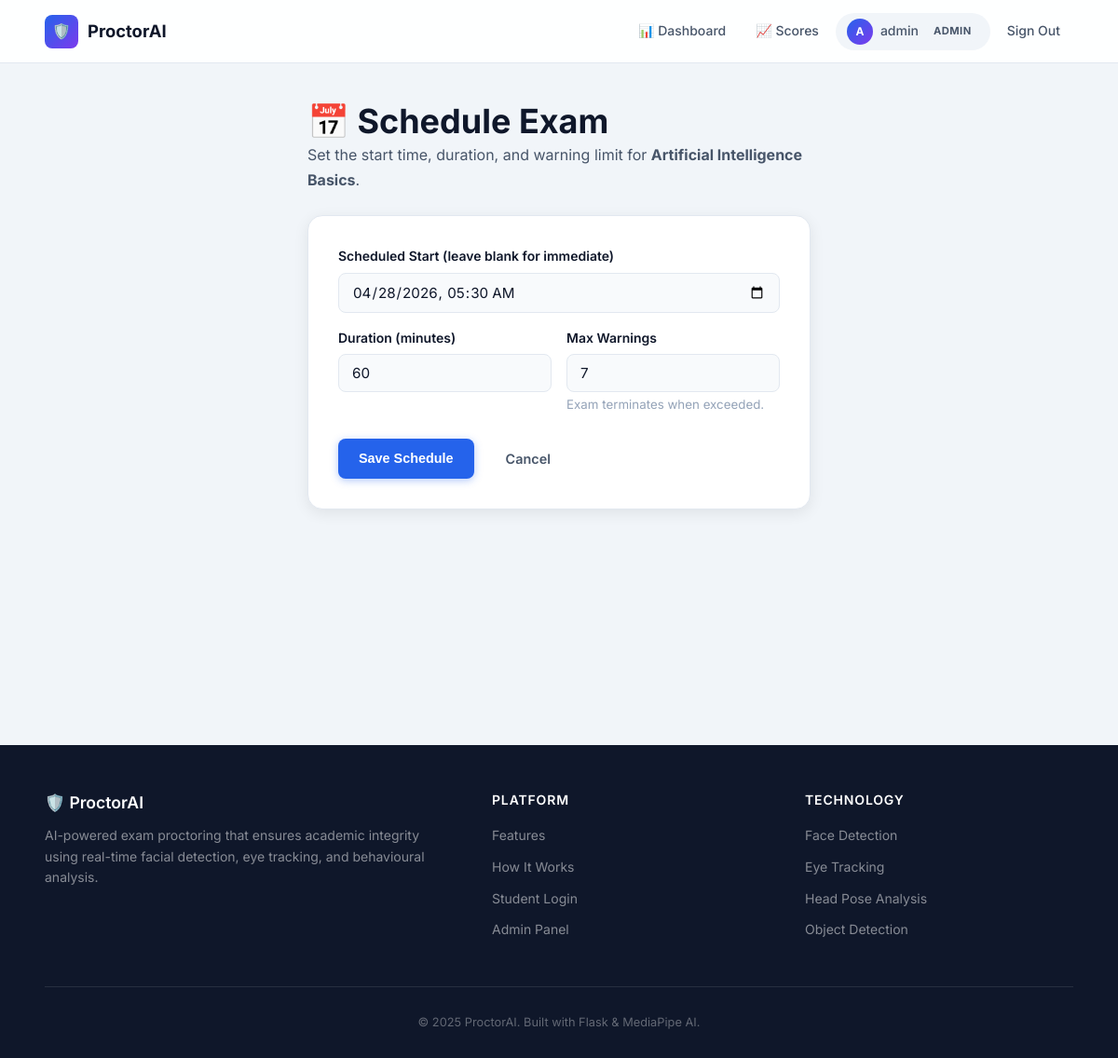
The app's page /admin/exams/1/schedule (signed in) with its own data.
### database/models.py (models this page shows, shortened)
class User(UserMixin, db.Model):
    __tablename__ = "users"
    id = db.Column(db.Integer, primary_key=True)
    username = db.Column(
        db.String(80),
        unique=True,
        nullable=False,
        index=True
    )
    password = db.Column(
        db.String(200),
        nullable=False
    )
    role = db.Column(
        db.String(20),
        default="student"
    )
    exam_sessions = db.relationship(
        "ExamSession",
        backref="user",
        lazy=True
    )

class Exam(db.Model):
    __tablename__ = "exams"
    id = db.Column(db.Integer, primary_key=True)
    title = db.Column(db.String(200), nullable=False)
    description = db.Column(db.Text, nullable=True)
    duration_minutes = db.Column(db.Integer, default=60)
    max_warnings = db.Column(db.Integer, default=3)
    scheduled_at = db.Column(db.DateTime, nullable=True)
    created_by = db.Column(
        db.Integer,
        db.ForeignKey("users.id"),
        nullable=True
    )
    created_at = db.Column(db.DateTime, default=datetime.utcnow)
    questions = db.relationship("Question", backref="exam", lazy=True, cascade="all, delete-orphan")
    sessions = db.relationship("ExamSession", backref="exam", lazy=True)

### routes/admin_routes.py (the view, shortened to what this page needs)
@admin_bp.route("/admin/exams/<int:exam_id>/schedule", methods=["GET", "POST"])
@login_required
def schedule_exam(exam_id):
    denied = _require_admin()
    if denied:
        return denied
    exam = Exam.query.get_or_404(exam_id)
    return render_template("admin_schedule_exam.html", exam=exam)

### routes/admin_routes.py (called while the page is built)
def _require_admin():
    if current_user.role != "admin":
        flash("Admin access required.", "danger")
        return redirect(url_for("auth.login"))
    return None

### routes/auth_routes.py (called while the page is built)
@login_manager.user_loader
def load_user(user_id):
    return User.query.get(int(user_id))

### templates/admin_schedule_exam.html (shortened to what this page needs)
{% extends "base.html" %}
{% block content %}
<div class="page-wrapper">
  <div class="container" style="max-width:540px">
    <div class="dashboard-header" style="margin-bottom:24px">
      <div>
        <h1>📅 Schedule Exam</h1>
        <p>Set the start time, duration, and warning limit for <strong>{{ exam.title }}</strong>.</p>
      </div>
    </div>
    <div class="card" style="padding:32px;background:var(--surface);border-radius:var(--radius-lg);box-shadow:var(--shadow-md)">
      <form method="POST">
        <div class="form-group">
          <label class="form-label">Scheduled Start (leave blank for immediate)</label>
          <input class="form-input" type="datetime-local" name="scheduled_at"
                 value="{{ exam.scheduled_at.strftime('%Y-%m-%dT%H:%M') if exam.scheduled_at else '' }}">
        </div>
        <div style="display:grid;grid-template-columns:1fr 1fr;gap:16px">
          <div class="form-group">
            <label class="form-label">Duration (minutes)</label>
            <input class="form-input" type="number" name="duration_minutes" min="5" value="{{ exam.duration_minutes }}" required>
          </div>
          <div class="form-group">
            <label class="form-label">Max Warnings</label>
            <input class="form-input" type="number" name="max_warnings" min="1" value="{{ exam.max_warnings }}" required>
            <small style="color:var(--text-muted)">Exam terminates when exceeded.</small>
          </div>
        </div>
        <div style="display:flex;gap:12px;margin-top:8px">
          <button type="submit" class="btn btn-primary">Save Schedule</button>
          <a href="/admin/dashboard" class="btn btn-ghost">Cancel</a>
        </div>
      </form>
    </div>
  </div>
</div>
{% endblock %}

### templates/base.html (shortened to what this page needs)
<!DOCTYPE html>
<html lang="en">
<head>
  <link rel="stylesheet" href="/static/css/style.css">
</head>
<body>
<nav class="navbar">
  <div class="container">
    <a href="/" class="nav-brand">
      <div class="brand-icon">🛡️</div>
      <span>ProctorAI</span>
    </a>
    <div class="nav-links">
      {% if current_user.is_authenticated %}
        {% if current_user.role == 'admin' %}
          <a href="/admin/dashboard" class="{% if request.path == '/admin/dashboard' %}active{% endif %}">📊 Dashboard</a>
          <a href="/admin/scores" class="{% if request.path == '/admin/scores' %}active{% endif %}">📈 Scores</a>
        {% elif current_user.role == 'staff' %}
          <a href="/staff/dashboard" class="{% if '/staff' in request.path %}active{% endif %}">📋 Staff Panel</a>
        {% else %}
          <a href="/student/dashboard" class="{% if request.path == '/student/dashboard' %}active{% endif %}">🎓 My Exams</a>
        {% endif %}
        <div class="nav-user">
          <div class="avatar">{{ current_user.username[0].upper() }}</div>
          <span>{{ current_user.username }}</span>
          <span class="badge badge-neutral" style="font-size:.7rem;padding:2px 8px">{{ current_user.role }}</span>
        </div>
        <a href="/logout" class="btn btn-ghost btn-sm">Sign Out</a>
      {% else %}
        <a href="/#features">Features</a>
        <a href="/#how-it-works">How It Works</a>
        <a href="/login" class="btn-nav">Sign In</a>
      {% endif %}
    </div>
  </div>
</nav>
{% block content %}{% endblock %}
{% block footer %}
<footer class="footer">
  <div class="container">
    <div class="footer-grid">
      <div class="footer-brand">
        <h3>🛡️ ProctorAI</h3>
        <p>AI-powered exam proctoring that ensures academic integrity using real-time facial detection, eye tracking, and behavioural analysis.</p>
      </div>
      <div class="footer-col">
        <h4>Platform</h4>
        <ul>
          <li><a href="/#features">Features</a></li>
          <li><a href="/#how-it-works">How It Works</a></li>
          <li><a href="/login">Student Login</a></li>
          <li><a href="/admin/dashboard">Admin Panel</a></li>
        </ul>
      </div>
      <div class="footer-col">
        <h4>Technology</h4>
        <ul>
          <li><a href="#">Face Detection</a></li>
          <li><a href="#">Eye Tracking</a></li>
          <li><a href="#">Head Pose Analysis</a></li>
          <li><a href="#">Object Detection</a></li>
        </ul>
      </div>
    </div>
    <div class="footer-bottom">
      &copy; 2025 ProctorAI. Built with Flask &amp; MediaPipe AI.
    </div>
  </div>
</footer>
{% endblock %}
</body>
</html>

### records on screen
User: username "A", username "admin", role "ADMIN"
Exam: title "Artificial Intelligence Basics", scheduled_at "04/28/2026 05:30", duration_minutes "60", max_warnings "7"
